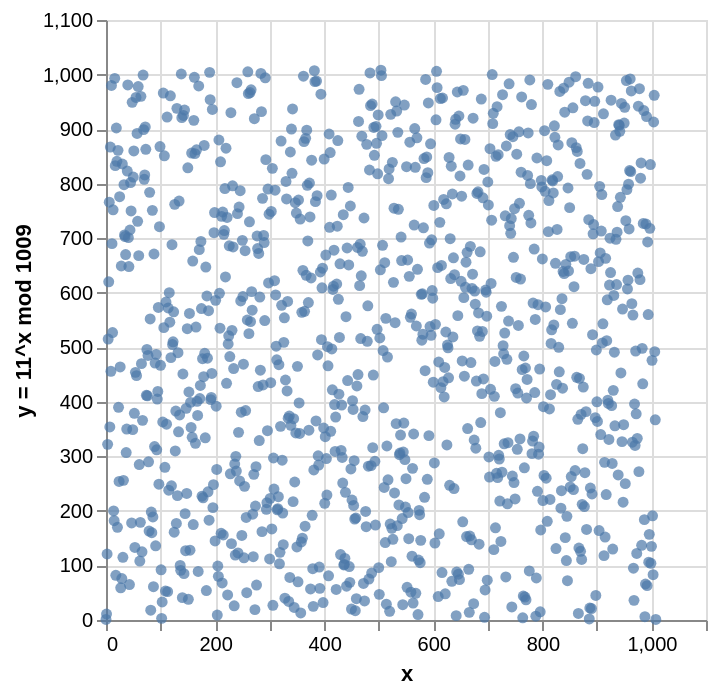

Notebook source saved alongside this figure:
### Code cell
# Notice how irregular this looks
alt.Chart(df_discrete).mark_circle().encode(
    x = "x",
    y = f"y = 11^x mod {p}",
    tooltip = ["x", f"y = 11^x mod {p}"]
)

### Figure 1 — Vega-Lite specification as saved in the notebook (floating-point values rounded to 4 significant figures; data arrays with more than 128 entries replaced by an {"elided": "..."} marker saying what was removed)
{"config": {"view": {"continuousWidth": 300, "continuousHeight": 300}}, "data": {"name": "data-65d5d50bad9db890d99330c775baf0a3"}, "mark": {"type": "circle"}, "encoding": {"tooltip": [{"field": "x", "type": "quantitative"}, {"field": "y = 11^x mod 1009", "type": "quantitative"}], "x": {"field": "x", "type": "quantitative"}, "y": {"field": "y = 11^x mod 1009", "type": "quantitative"}}, "$schema": "https://vega.github.io/schema/vega-lite/v5.8.0.json", "datasets": {"data-65d5d50bad9db890d99330c775baf0a3": {"elided": "1009 records"}}}
